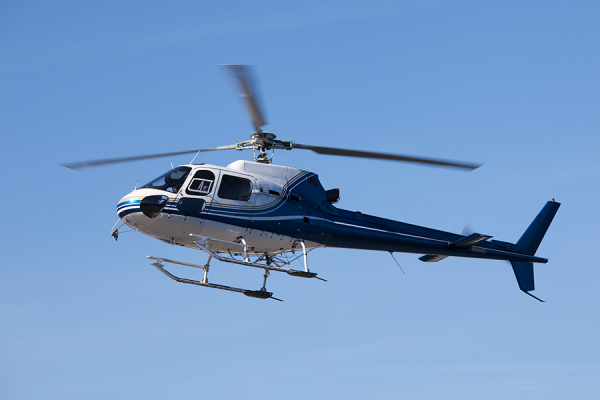
#> input picture 8OpenCVTemel_Islemler/helikopter.jpg, 600 x 400 px, found by its file name
$ python histogram.py
#> lines starting #> are read from the running program, lines starting #| are printed output that depends on the picture
import cv2
import numpy as np
from matplotlib import pyplot as plt  #eğer yüklü değilse cmd =>  pip install matplotlib


img=cv2.imread("C:\\Users\\umuty\\Desktop\\OpenCV\\test_images\\helikopter.jpg")
#> img is the input picture: shape (400, 600, 3); mean B, G, R 201.1, 155, 117.3

"""
img=np.zeros((500,500),np.uint8)
cv2.rectangle(img,(0,60),(200,160),(255,255,255),-1)
cv2.rectangle(img,(200,160),(350,270),(255,255,255),-1)
"""

b,g,r=cv2.split(img)    ##bu fonksiyonlar sayesinde renk histogramını gorebiliyoruz
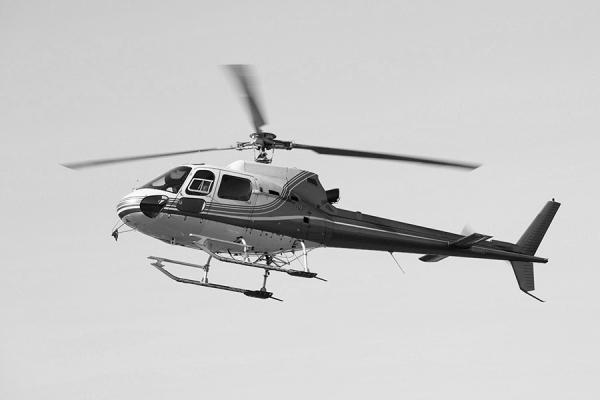
#> b: shape (400, 600); min 0, max 255, mean 201.1
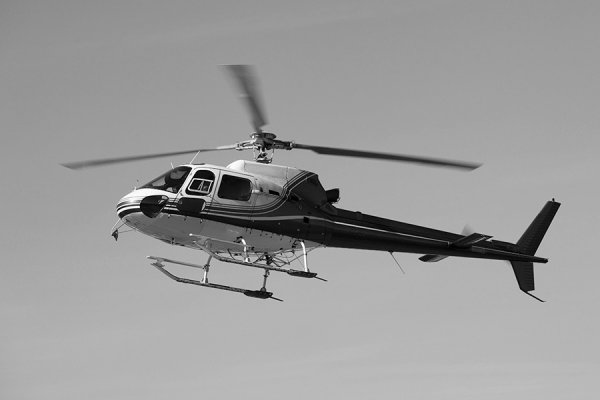
#> g: shape (400, 600); min 0, max 255, mean 155
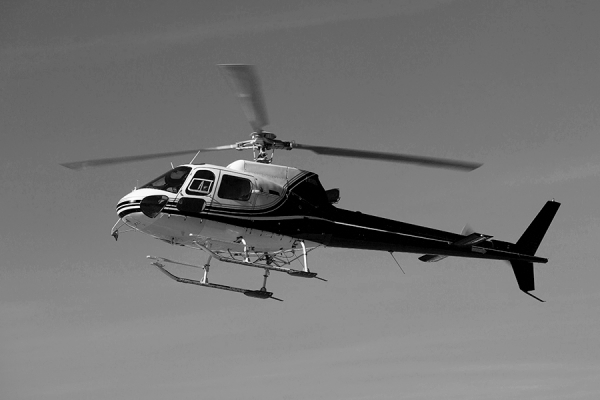
#> r: shape (400, 600); min 0, max 255, mean 117.3


cv2.imshow("Img",img)

#plt.hist(img.ravel(),256,[0,256])
plt.hist(b.ravel(),256,[0,256])
plt.hist(g.ravel(),256,[0,256])  ##blue green ve red renklerinin histogramını ogreniyoruz
plt.hist(r.ravel(),256,[0,256])

plt.show()
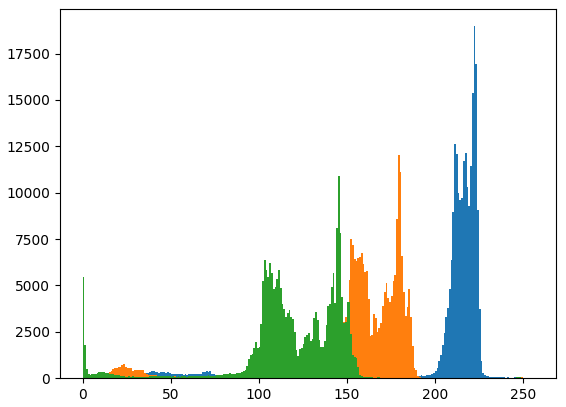
#> figure drawn by matplotlib, 1 panel; tallest bar 18972 high, from x = 222 to 223; tallest bar 12030 high, from x = 179 to 180; tallest bar 10918 high, from x = 145 to 146

cv2.waitKey(0)
cv2.destroyAllWindows()
